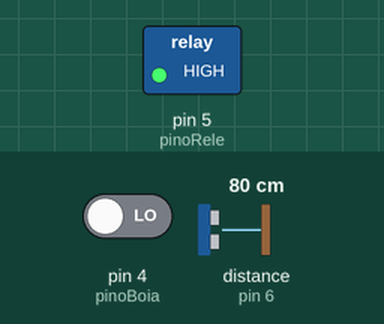
Simulated run of this sketch. Board: Arduino Uno, built with avr-gcc and run on an emulated ATmega328P. Shown: switched loads named in the sketch (green lamp = pin HIGH). Wiring (inferred from the names in the program): ultrasonic range finder: trigger pin 3; echo pin 6. The test bench sets the inputs (shaded band); at power-on: pin 4 (pinoBoia) LOW, distance to the obstacle (sensor on pin 6) 80 cm. The echo pulse lasts 58.3 µs per cm; pins used as bus, display or sensor lines are not drawn; what the sketch prints to the serial monitor is not drawn.

Above: at 0.1 s.
Timing chart, 0 to 1.6 s (numbered marks = the images above):
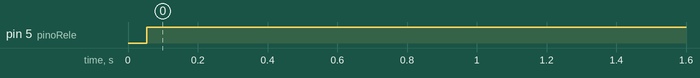

Measured:
- by itself, pin 5 (pinoRele): LOW → HIGH at 0.05 s

The sketch:

SensorUltrasonico.ino
```cpp
//Carrega a biblioteca do sensor ultrassonico
#include <Ultrasonic.h>

//Define os pinos para o trigger e echo
#define pino_trigger 3
#define pino_echo 6

int pinoBoia = 4;
int pinoRele = 5;
int vliRespBoia = 0;
int vliRespMotor = 0;

//Inicializa o sensor nos pinos definidos acima
Ultrasonic ultrasonic(pino_trigger, pino_echo);

void setup()
{
  Serial.begin(9600);
  Serial.println("Lendo dados do sensor...");
  pinMode(pinoBoia, INPUT);
  pinMode(pinoRele, OUTPUT);
}

void loop()
{
  vliRespBoia = digitalRead(pinoBoia);
  //Le as informacoes do sensor, em cm e pol
  float cmMsec, inMsec;
  long microsec = ultrasonic.timing();
  cmMsec = ultrasonic.convert(microsec, Ultrasonic::CM);
  inMsec = ultrasonic.convert(microsec, Ultrasonic::IN);
  //Exibe informacoes no serial monitor
  Serial.print("Distancia em cm: ");
  Serial.print(cmMsec);
  Serial.print(" - Distancia em polegadas: ");
  Serial.print(inMsec);
  Serial.print(" - Resposta Boia: ");
  Serial.println(vliRespBoia);

  if ((cmMsec <= 20.00) && (vliRespBoia == 1)) {
    Serial.print("Liga Motor - ");
    digitalWrite(pinoRele, LOW);
    vliRespMotor = digitalRead(pinoRele);
    Serial.println(vliRespMotor);
  } else {
    Serial.print("Desliga Motor - ");
    digitalWrite(pinoRele, HIGH);
    vliRespMotor = digitalRead(pinoRele);
    Serial.println(vliRespMotor);
  }

  delay(1000);
}
```
